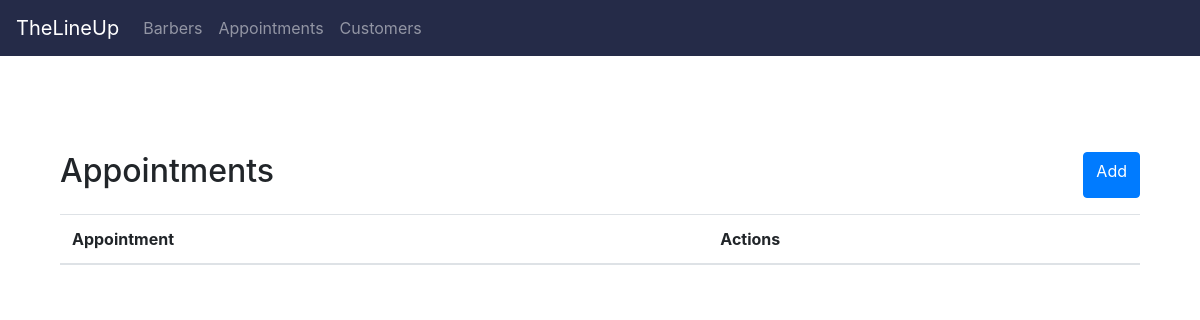
Page /appointments/ on the earlier database version.
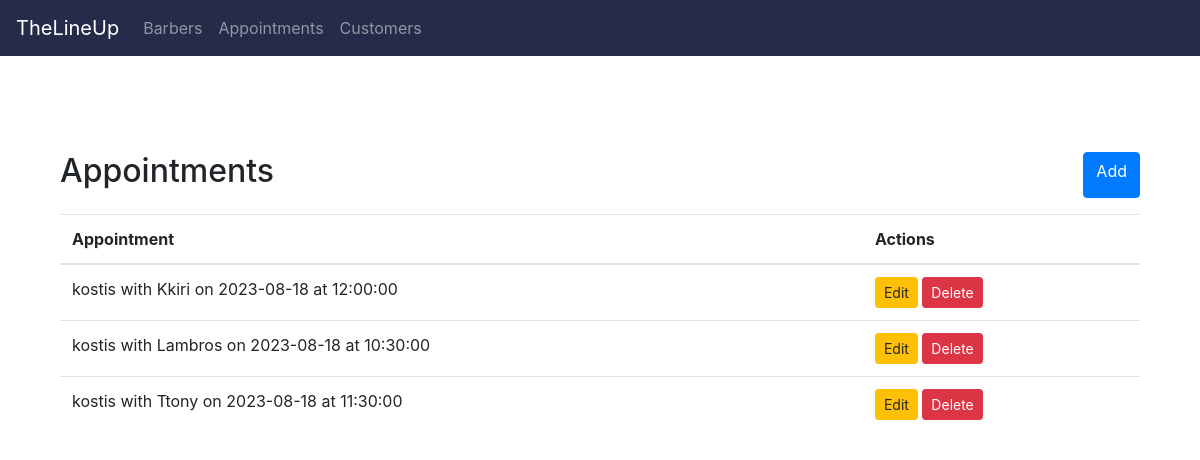
Same page on the later database version.
### appointments/models.py (models this page shows)
class Appointment(models.Model):
    barber = models.ForeignKey(Barber, on_delete=models.CASCADE)  # Barber the appointment is with
    customer = models.ForeignKey(Customer, on_delete=models.CASCADE)  # Customer the appointment is for
    service = models.ForeignKey(ServiceType, on_delete=models.CASCADE)
    start_time = models.TimeField()  # Start time of the appointment
    end_time = models.TimeField()  # End time of the appointment
    date = models.DateField()  # Date of the appointment
    def __str__(self):
        return f"{self.customer.name} with {self.barber.name} on {self.date} at {self.start_time}"

### customers/models.py (models this page shows, shortened)
class Customer(models.Model):
    name = models.CharField(max_length=100)  # Name of the customer
    phone_number = models.CharField(max_length=15)  # Phone number of the customer
    email = models.EmailField()  # Email address of the customer
    notes = models.TextField(blank=True)  # Additional notes or comments about the customer
    preferred_barber = models.ForeignKey(Barber, on_delete=models.SET_NULL, null=True)  # Customer's preferred barber

### barbers/models.py (models this page shows, shortened)
class Barber(models.Model):
    name = models.CharField(max_length=100)  # Name of the barber
    working_hours_start = models.TimeField()  # Start time of the barber's working hours
    working_hours_end = models.TimeField()  # End time of the barber's working hours
    phone_number = models.CharField(max_length=15)  # Contact number for the barber
    email = models.EmailField()  # Email address for the barber
    profile_picture = models.ImageField(upload_to='barbers/')  # Barber's profile picture
    bio = models.TextField()  # Short biography or description about the barber
    is_active = models.BooleanField(default=True)  # If the barber is currently active or not

### appointments/views.py (the view)
# urls.py: path('', views.list_appointments, name='list_appointments'),
def list_appointments(request):
    appointments = Appointment.objects.all()
    return render(request, 'appointments/list.html', {'appointments': appointments})

### appointments/templates/appointments/list.html
{% extends "base.html" %}
{% block content %}
<div class="container mt-5">
    <h2 class="mb-4">Appointments</h2>
    <a href="{% url 'add_appointment' %}" class="btn btn-primary mb-3">Add</a>
    <table class="table">
        <thead>
            <tr>
                <th>Appointment</th>
                <th>Actions</th>
            </tr>
        </thead>
        <tbody>
            {% for appointment in appointments %}
            <tr>
                <td>{{ appointment }}</td>
                <td>
                    <a href="{% url 'edit_appointment' appointment.id %}" class="btn btn-warning btn-sm">Edit</a>
                    <a href="{% url 'delete_appointment' appointment.id %}" class="btn btn-danger btn-sm" onclick="return confirm('Are you sure you want to delete this appointment?');">Delete</a>
                </td>
            </tr>
            {% endfor %}
        </tbody>
    </table>
</div>
{% endblock %}

### NewLineUp/templates/base.html (shortened to what this page needs)
{% load static %}
<!DOCTYPE html>
<html lang="en">
<head>
    <link href="https://cdnjs.cloudflare.com/ajax/libs/fullcalendar/3.4.0/fullcalendar.min.css" rel="stylesheet" type="text/css">
    <link href="https://maxcdn.bootstrapcdn.com/bootstrap/4.5.2/css/bootstrap.min.css" rel="stylesheet">
    <link rel="stylesheet" href="{% static 'css/styles.css' %}">
</head>
<body>
    <nav class="navbar navbar-expand-lg navbar-dark" style="background-color: #252B48;">
        <a class="navbar-brand" href="{% url 'landing_page' %}">TheLineUp</a>
        <div class="collapse navbar-collapse" id="navbarNav">
            <ul class="navbar-nav">
                <li class="nav-item">
                    <a class="nav-link" href="{% url 'list_barbers' %}">Barbers</a>
                </li>
                <li class="nav-item">
                    <a class="nav-link" href="{% url 'list_appointments' %}">Appointments</a>
                </li>
                <li class="nav-item">
                    <a class="nav-link" href="{% url 'list_customers' %}">Customers</a>
                </li>
            </ul>
        </div>
    </nav>
    <div class="container mt-5">
        {% block content %}
        {% endblock %}
    </div>
</body>
</html>

### static/css/styles.css (style rules this page uses)
.container.mt-5 { display: flex; flex-wrap: wrap; justify-content: space-between; overflow-x: auto; }

Differences in the rows shown:
added Appointment: customer+barber+date "kostis with Kkiri on 2023-08-18 at 12:00:00"
added Appointment: customer+barber+date "kostis with Lambros on 2023-08-18 at 10:30:00"
added Appointment: customer+barber+date "kostis with Ttony on 2023-08-18 at 11:30:00"
